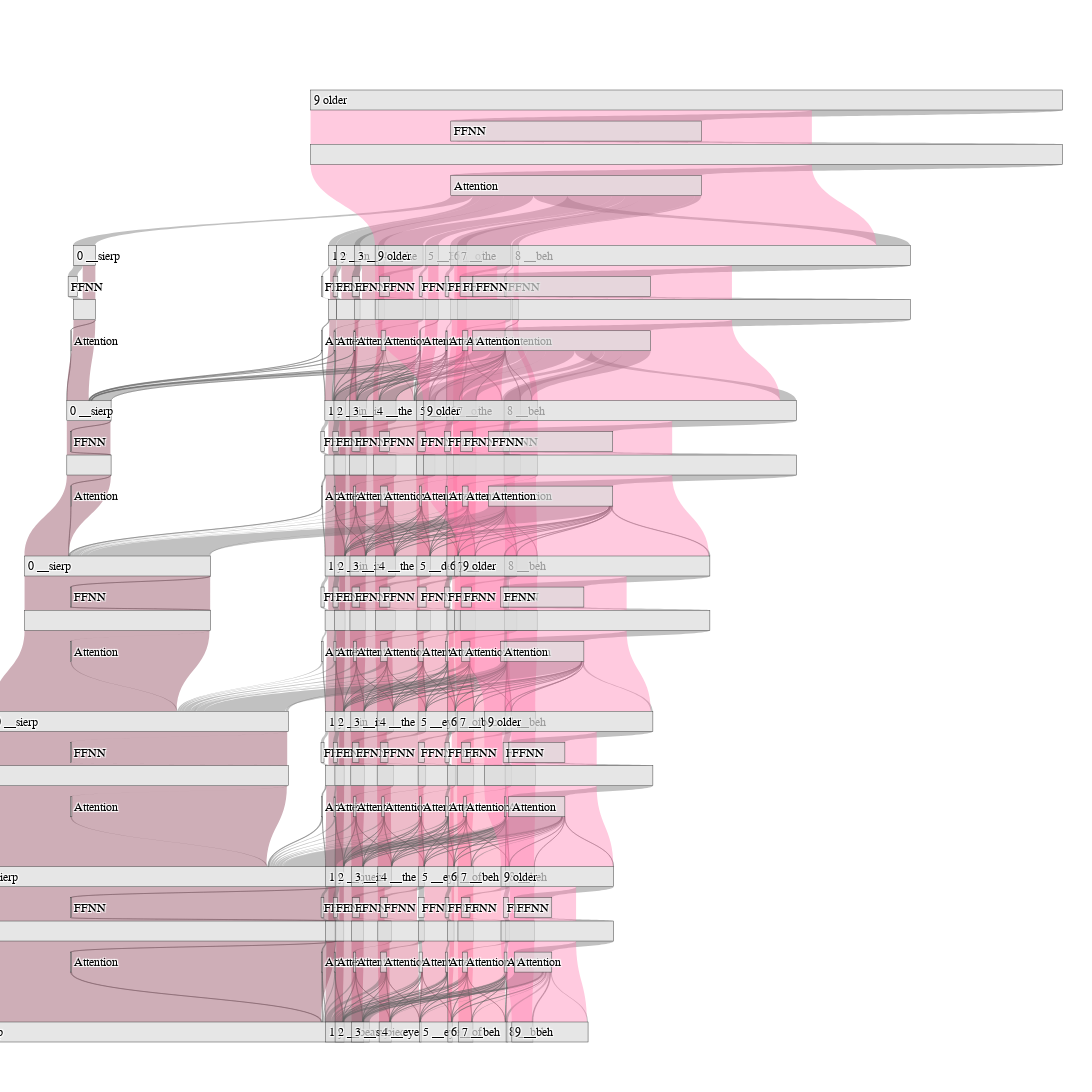

Notebook code cell kept with this figure:
### Code cell
### PARAMETERS
# DATA
df = dfs["interpolate"] # Dataframe to take labels from
row_index = 0 # Row of starting token (where 0 corresponds to the top row, and n_layers - 1 corresponds to the bottom row)
token_index = 9 # Position index of starting token (where 0 is first token of the input sequence)
rowlimit = 5 # Limit number of layers to visualize
multirep = False # Accomodate for each token having multiple labels
label_marker = "%##%" # Marker for placeholder labels (should not be contained in actual tokens)
# COLORS
colormap = cycle(["#FF6692"]) # Colors -- colormap = cycle(px.colors.qualitative.Plotly)
#colormap = cycle(px.colors.qualitative.Plotly)
color_change_count_threshold = 4 # Number of virtual rows that should have the same color associated to them # TODO fix second row colors
color_brightness_range = (-0.5, 0.2) # Brightness range for tokens color gradient
node_opacity = 0.7 # Opacity of nodes
link_opacity = 0.4 # Opacity of links
non_residual_link_color = (100, 100, 100) # Default color for non-resiudal links
default_node_color = (220, 220, 220) # Default color for nodes
color_nodes = False # If set to true, color nodes based on the colormap, otherwise all nodes will have their default color
# LAYOUT
sankey_zero = 0.000000000000001 # Correction to avoid feeding nodes with a coordinate value of 0, which causes problems with Plotly Sankey Diagrams
size = 1200 # Size of square canvas

### DERIVED PARAMETERS
att = attentions[-1] # Attentions
linkinfo = {"attentions": att, "residuals": res_percent, "attn_states": attn_percent, "mlp_states": mlp_percent} # Aggregated intermediate weights information
token_label = df.iloc[row_index].iloc[token_index] # Label information of the initial token

# Rescales values of a list inside a given range, if invert is set to True, the range is flipped
def rescale_list(l, range_min=0, range_max=1, old_min=None, old_max=None, invert=False):
    if old_max == None:
        old_max = max(l)
    if old_min == None:
        old_min = min(l)
    old_range = old_max - old_min
    new_range = range_max - range_min

    invert_k = 0
    invert_a = 1
    if invert:
        invert_k = old_max
        invert_a = -1

    return [ range_min + (((invert_k + (invert_a * (el - old_min))) * new_range ) / old_range) for el in l ]

# Given a list and a list of indexes that have been previously sorted, restore the original order of the list
def restore_list_order(l, indexes):
    return [l[indexes.index(i)] for i in range(0, len(indexes))]

# Return a list of RGBA color strings given a list of RGBA colors tuples
def build_rgba_from_tuples(l, opacity=1.0):
    return [f"rgba{el + (opacity,)}" if len(el) == 3 else f"rgba{el}" for el in l]

# Generate diagram data
un, ov, vl, types, lab, elmap = cumulative_attention_traces_join_nodes(
    df, linkinfo, 
    row_index, [token_index], [0], 
    [1.0], 
    [token_label], 
    {(row_index, token_index): {"id": 0, "base": 1.0, "base_pow": 1}},
    rowlimit
)

# Handle multiple labels for tokens with multiple representations
multirefs = []
if multirep:
    multirefs = lab
    lab = [l[0] for l in lab]
else:
    lab = [np.squeeze(l).item() for l in lab]
# Generate numbered labels
lab = [f"{k[1]} {lab[v['id']]}" if not lab[v['id']].startswith(label_marker) else lab[v['id']].split(label_marker)[-1] for k,v in elmap.items()]

#elmap = {k:el | {"base": pow(el["base"], 0.5)} for k,el in elmap.items()}
base_pows = [el["base_pow"] for el in elmap.values()]
print(elmap[(2,0)])
#elmap = {k:el | {"base": rescale_list([el["base_pow"]], range_min=sankey_zero, range_max=1.0,  old_min=min(base_pows), old_max=max(base_pows))[0]} for k,el in elmap.items()}
#elmap = {k:el | {"base": el["base_pow"]} for k,el in elmap.items()}
elmap = {k:el | {"base": el["base"]/3} for k,el in elmap.items()}
print(elmap[(2,0)])
vl = [el/3 for el in vl]

# Create reverse mapping obtaining lists indexed by the node id and containing virtual coordinates and node values
revmap = [next(k for k,v in elmap.items() if v["id"] == i) for i in range(len(elmap.keys()))]
revmap_values = [next(v["base"] for k,v in elmap.items() if v["id"] == i) for i in range(len(elmap.keys()))]
revmap_x = [key[0] for key in revmap]
revmap_y = [key[1] for key in revmap]
# Sort reverse-mapped lists to perform transformations on them with more ease, while keeping an index list to reverse the sorting
revmap_indexes = [i for i in range(0,len(revmap))]
revmap_x_sort, revmap_y_sort, revmap_values_sort, revmap_indexes = zip(*sorted(zip(revmap_x, revmap_y, revmap_values, revmap_indexes), key=lambda x: x[0]))

### Build colors
node_colors = []
link_colors = []
current_color = next(colormap)
old_x = -1
change_count = 0
# Node colors
for x, y in zip(revmap_x_sort, rescale_list(revmap_y_sort, range_min=color_brightness_range[0], range_max=color_brightness_range[1])):
    # Color switching
    if x != old_x:
        if change_count > color_change_count_threshold:
            current_color = next(colormap)
            change_count = 0
        change_count += 1
    # Compute the new color by summing a delta given by the position of the token inside the sequence, appropriately rescaled inside the color_brightness_range
    delta_color = tuple([int((channel) * y) for channel in px.colors.hex_to_rgb(current_color)])
    color = tuple([sum(channel) for channel in zip(px.colors.hex_to_rgb(current_color), delta_color)])
    node_colors.append(color)
    old_x = x
node_colors = restore_list_order(node_colors, revmap_indexes)
# Link colors
link_colors = [node_colors[el] if typ in ["residual"] else non_residual_link_color for typ, el in zip(types, un)]
# Remove colors from nodes if selected
if not color_nodes:
    node_colors = [default_node_color for _ in node_colors]
# Convert colors and add opacities
node_colors = build_rgba_from_tuples(node_colors, node_opacity)
link_colors = build_rgba_from_tuples(link_colors, link_opacity)

# Compute columns width
col_pad = 0#0.001 / 2
columns_width = [max([v if y == y_index else 0 for (y, v) in zip(revmap_y_sort, revmap_values_sort)]) for y_index in range(0, 10)]
s = sum(columns_width) + col_pad * len(columns_width)
columns_width = [w/s + col_pad for w in columns_width]
print(columns_width)
columns_ys = []
tot_w = 0
for w in columns_width:
    columns_ys.append(tot_w)
    tot_w += w
print(columns_ys)

fixed_padding = 0#0.03
fixed_offset = 0.01
align = "left"
### Adjust coordinates 
revmap_x = rescale_list(revmap_x, range_min=sankey_zero, range_max=1, invert=False)
revmap_y = rescale_list(revmap_y, range_min=sankey_zero, range_max=1)
revmap_y_sort_scaled = rescale_list(revmap_y_sort, range_min=sankey_zero, range_max=1)
new_revmap_y = []
old_x = -1
old_y = sankey_zero
layers = cycle(["Node", "FFNN", "Hidden", "Attention"])
offsets = {"Node": 4, "FFNN": 1, "Hidden": 2, "Attention": 3}
cur_layer = None
counter = 0
prev_layer_n = 0
align_flag = True
for i, (x, y, y_scaled, v) in enumerate(zip(revmap_x_sort, revmap_y_sort, revmap_y_sort_scaled, revmap_values_sort)):
    # Switch row
    if x != old_x:
        next_layer = next(layers)
        # Keep track of the size of the previous batch of nodes
        if cur_layer == "Node" and next_layer != "Node":
            prev_layer_n = counter
            # If the previous batch of nodes wasn't the single node representing the starting token and
            #  some kind of alignment is specified, then start aligning token nodes to the previous ones
            if prev_layer_n > 1 and align != "none":
                align_flag = False
        old_y = sankey_zero
        cur_layer = next_layer
        counter = 0

    # If the current node is a token node, and there is no current alignment, give it an incremental y coordinate 
    #  considering its size given by its value
    if cur_layer in ["Node"] and align_flag:
        new_y = old_y + v/2 + fixed_padding
        old_y = old_y + v + fixed_padding
    # If the current node needs to be aligned, align it considering its reference node
    else:
        # Compute the index of the reference node and the new y coordinate considering the sizes of both the reference and the current node
        idx = i - (prev_layer_n * offsets[cur_layer]) 
        new_y = new_revmap_y[idx] - revmap_values_sort[idx]/2 + v/2

        # Apply a fixed offset for FFNN and Attention nodes
        if cur_layer in ["FFNN", "Attention"]:
            new_y -= fixed_offset
        elif cur_layer in ["Node"]:
            if align == "right": 
                new_y = new_revmap_y[idx] + revmap_values_sort[idx]/2 - v/2
            elif align == "left":
                pass
            elif align == "center":
                new_y = new_revmap_y[idx]
    if type(y) is not float:
        new_y = columns_ys[y] + v/2
    #elif y == 9:
    #    print(cur_layer)
    #    new_y = 1.0 + v/2
    #elif y == 0:
    #    new_y = sankey_zero - v/2
    new_revmap_y.append(new_y) 

    old_x = x
    counter += 1

revmap_y = restore_list_order(new_revmap_y, revmap_indexes)
#revmap_y = rescale_list(revmap_y, range_min=sankey_zero, range_max=1)

fig = go.Figure(go.Sankey(
    orientation = "v",
    arrangement="fixed",
    valueformat=".5r",
    node=dict(
        customdata=multirefs,
        hovertemplate='%{customdata} - Value: %{value}<extra></extra>',
        align="left",
        label=lab,
        color=node_colors,
        x=revmap_x,
        y=revmap_y,
        pad=20,
    ),
    link=dict(
        customdata=types,
        hovertemplate='%{customdata} from %{source.label} to %{target.label} <extra>%{value}</extra>',
        source=ov,
        target=un,
        value=vl,
        color=link_colors
    )
))
fig.update_layout(
    font_size=12, font_family="Verdana", font_color="black",
    width=size, height=size,
    #margin={'t':200, 'r': 0}
    #margin_pad = 1000,
    #margin_b = -800,
    #autosize=False,
    #margin_autoexpand=False
)
fig.show()

### Figure 1 — Plotly figure (JSON) as saved in the notebook; plotly's stock layout.template omitted (floating-point values rounded to 4 significant figures; data arrays with more than 128 entries replaced by an {"elided": "..."} marker saying what was removed)
{"data": [{"arrangement": "fixed", "link": {"color": {"elided": "540 str values"}, "customdata": {"elided": "540 str values"}, "hovertemplate": "%{customdata} from %{source.label} to %{target.label} <extra>%{value}</extra>", "source": {"elided": "540 int values"}, "target": {"elided": "540 int values"}, "value": {"elided": "540 float values"}}, "node": {"align": "left", "color": {"elided": "214 str values"}, "customdata": [], "hovertemplate": "%{customdata} - Value: %{value}<extra></extra>", "label": {"elided": "214 str values"}, "pad": 20, "x": {"elided": "214 float values"}, "y": {"elided": "214 float values"}}, "orientation": "v", "type": "sankey", "valueformat": ".5r"}], "layout": {"font": {"color": "black", "family": "Verdana", "size": 12}, "height": 1200, "width": 1200}}
